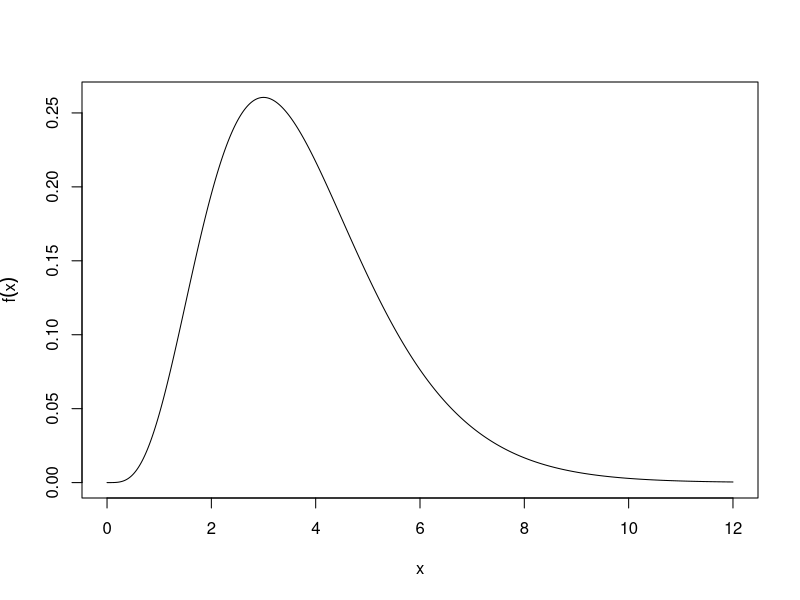
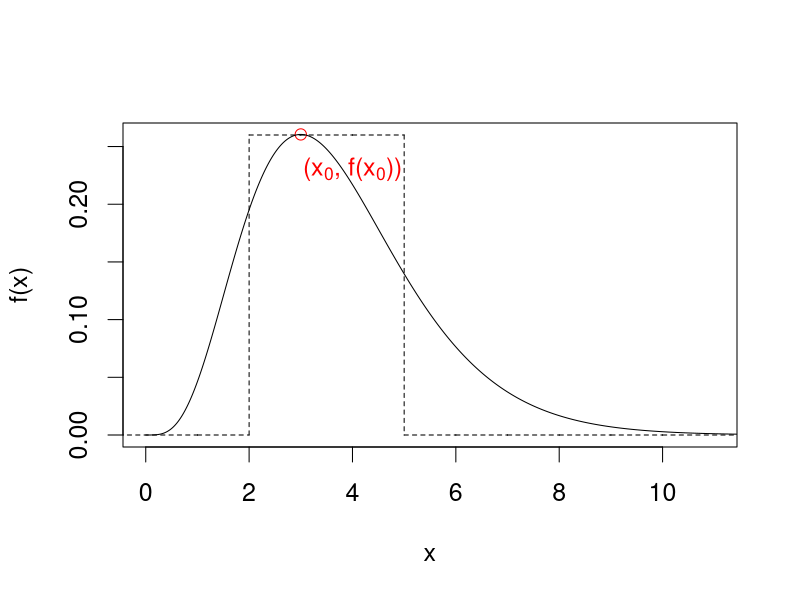
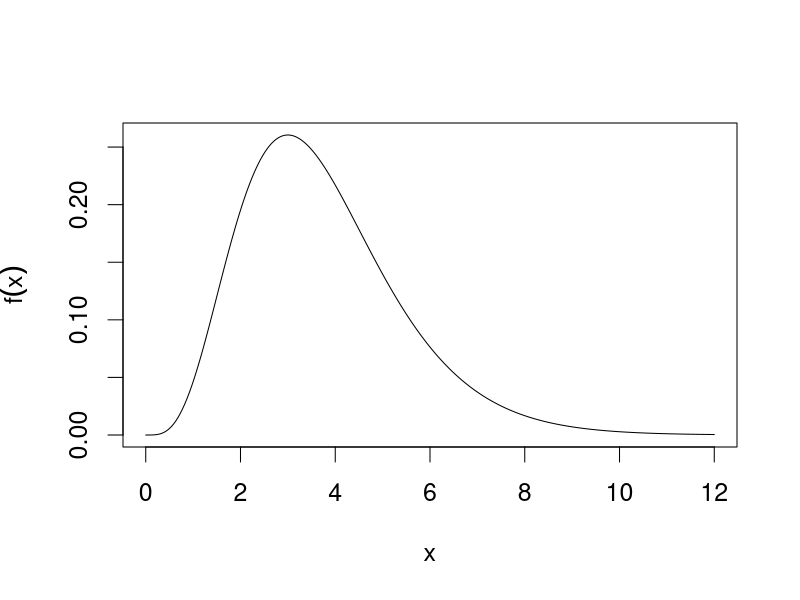

Recreate these plots in R, in order. (Note: this script raises an error after producing the figures.)



library(knitr)
library(ggplot2)



makepost = function(y, shape, scale) {
  function(x) {
    dgamma(x, shape = y + shape, scale = 1 / (1 + 1 / scale))
  }
}


set.seed(1234)

y = 2
prior.shape = 3
prior.scale = 3

p = makepost(y, prior.shape, prior.scale)

pmode = (y + prior.shape - 1) * (1 / (1 + 1 / prior.scale))
pmean = (y + prior.shape) * (1 / (1 + 1 / prior.scale))

a = prior.shape
b = prior.scale

fhat = deriv3(~ mu^(y + a - 1) * exp(-mu * (1 + 1/b)) / ((1/(1+1/b))^(y+a) * gamma(y + a)), "mu", function.arg = TRUE)

post.shape = y + prior.shape - 1
post.scale = 1 / (length(y) + 1 / prior.scale)

curve(p, 0, 12, n = 1000, xlab = expression(x), ylab = expression(f(x)))











par(cex = 1.5)

y0 = 0.26 * c(0, 0, rep(1, 3), rep(0, 6))
sfun = stepfun(1:10, y0, f = 0)
plot(sfun, main = "", lty = 2, do.points = FALSE)
points(3, p(3), col = "red")
text(x = 4, 0.23, expression(paste("(", x[0], ", f(", x[0], "))")), col = "red")
curve(p, 0, 12, n = 1000, xlab = expression(x), ylab = expression(f(x)), add = TRUE)







lapprox = Vectorize(function(mu, mu0 = pmode) {
  deriv <- fhat(mu0)
  grad <- attr(deriv, "gradient")
  hess <- drop(attr(deriv, "hessian"))
  f <- function(x) dgamma(x, shape = post.shape, scale = post.scale)
  hpp <- (hess * f(mu0) - grad^2) / f(mu0)^2
  exp(log(f(mu0)) + 0.5 * hpp * (mu - mu0)^2)
}, "mu")

curve(p, 0, 12, n = 1000, xlab = expression(x), ylab = expression(f(x)))
curve(lapprox, 0.001, 12, n = 1000, add = TRUE, col = 2, lwd = 2)
legend("topright",
       legend = c("f", "Laplace"),
       lty = c(1, 1), lwd = c(1, 1), col = c(1, 2))








monte_carlo = function(f, a, b, n = 500L, plot = FALSE, plotHits = TRUE,
                       psty = 20, phsty = 4, res = 0.01, ...) {
  # n (int): number of points to be drawn
  
  # calculate top and bottom of rectangle,
  # from which x and y are drawn uniformly:
  target_set = sapply(seq(a,b,res), f) # values of f in [a,b]
  top = ceiling(max(target_set))
  bot = floor(min(target_set))
  
  rect_area = (b-a)*(top-bot)
  
  x = runif(n, a, b)
  y = runif(n, bot, top)
  x_eval = sapply(x, f)
  
  hit = (y <= x_eval) & (x_eval >= 0)
  if (plot) {
    plot(x, y, type = "p", pch = psty)
    rect(a, bot, b, top, col = rgb(0,0,0,0.04))
    curve(f, a, b, add = TRUE, col = "red", ...)
    if(plotHits) points(x[hit], y[hit], pch = phsty, col = "darkred")
  }
  return(list(estimate = rect_area * mean(hit), hits = sum(hit)))
}
set.seed(2)


fun = function(x) {
  -1 * (sin(2 * (4*x - 2)) + 2 * exp(-16^2 * (x - 0.5)^2)) + 2.5
}
curve(fun, 0, 1, col = "red", ylab = "f(x)")


m = monte_carlo(fun, 0, 1, n = 500L, plot = TRUE, plotHits = FALSE)
set.seed(2)

m = monte_carlo(fun, 0, 1, n = 500L, plot = TRUE)